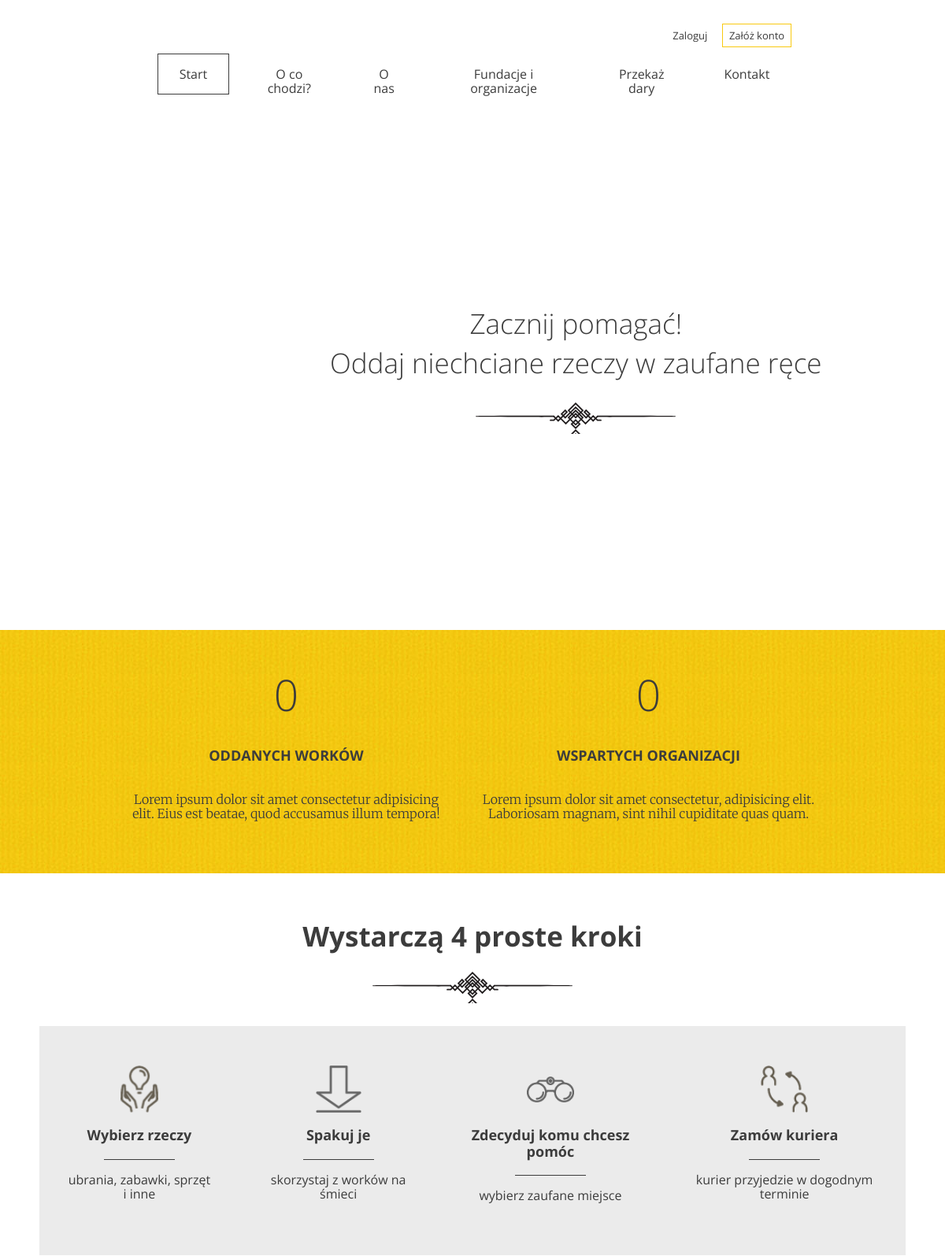
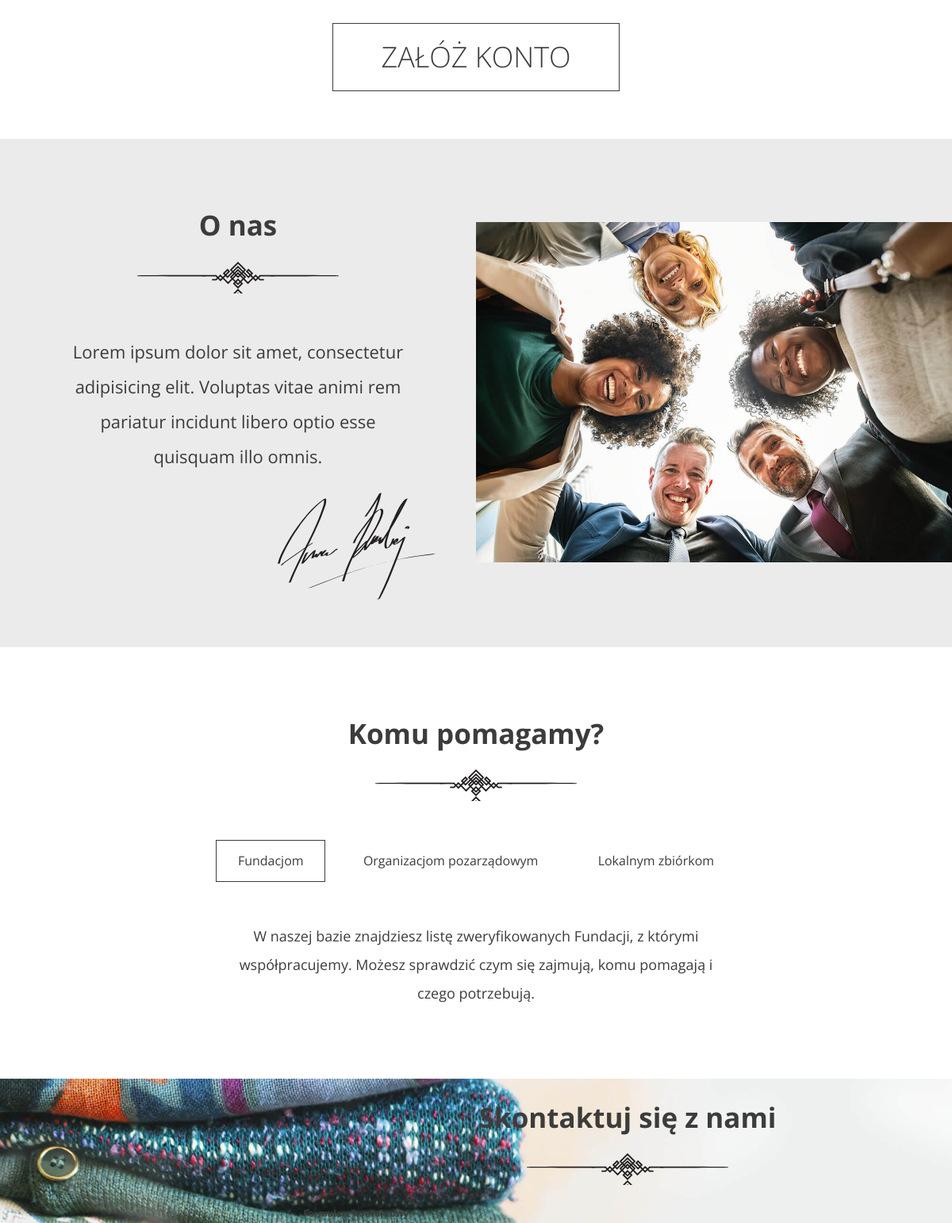
/ (upper part), run on an earlier commit of the app's database (2 pictures, top to bottom).
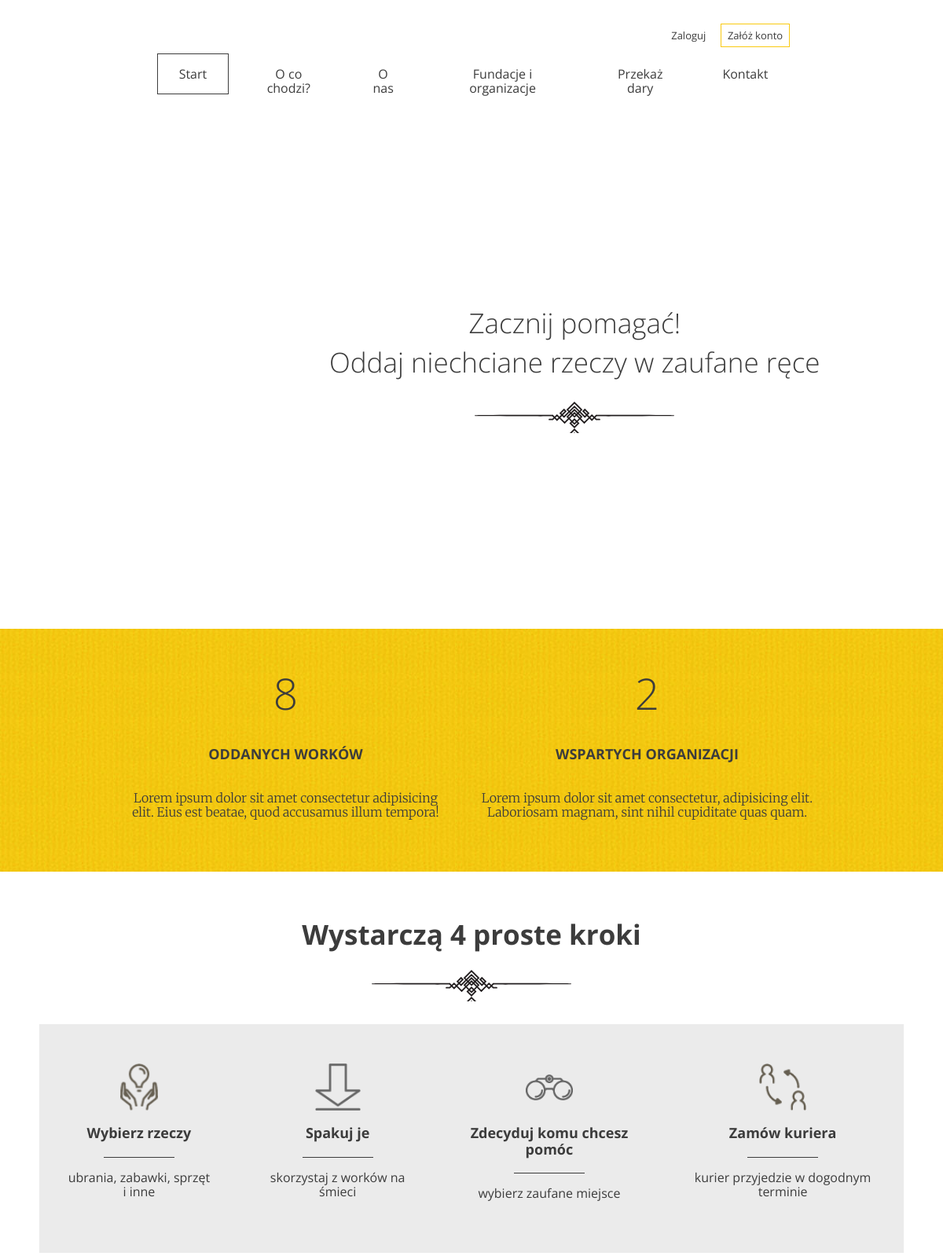
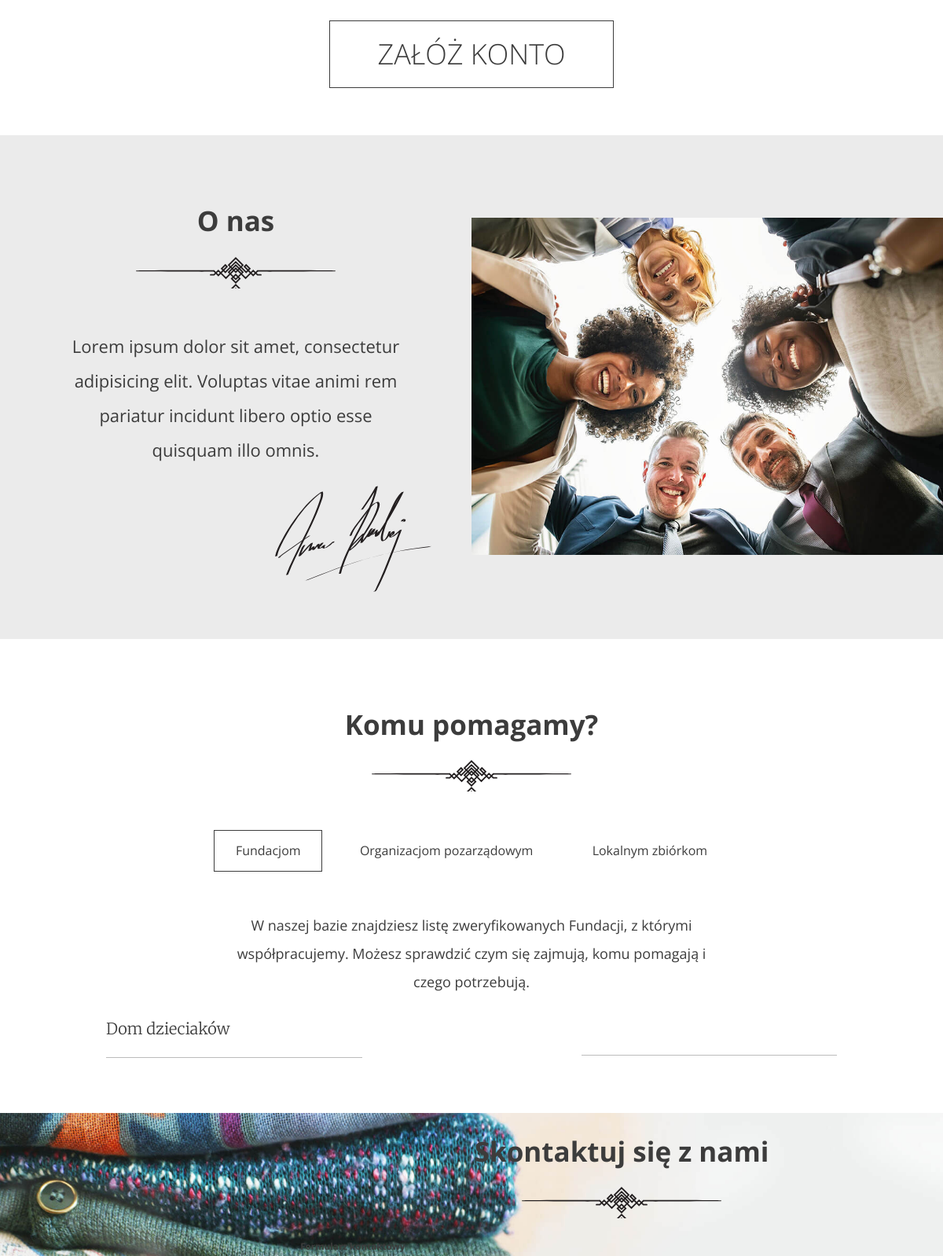
And on a later commit of the database (2 pictures, top to bottom).
### register_thing/models.py (models this page shows)
class Institution(models.Model):
    name = models.CharField(max_length=64)
    description = models.TextField()
    type = models.IntegerField(choices=TYPE_CHOICES, default=1)
    categories = models.ManyToManyField(Category, related_name='category')
    def get_categories(self):
        return ', '.join([c.name for c in self.categories.all()])

### register_thing/views.py (the view)
# urls.py: path('', HomeView.as_view(), name='home'),
class HomeView(View):
    def get(self, request):
        donations = Donation.objects.all()
        institutions_count = Institution.objects.all().count()
        sum_bugs = calculate_donations(donations)
        fundations = Institution.objects.filter(type=1)
        organizacje_pozarzadowe = Institution.objects.filter(type=2)
        zbiorki = Institution.objects.filter(type=3)
        context = {
            'sum_of_bugs': sum_bugs,
            'institutions_quantity': institutions_count,
            'organizacje_pozarzadowe': organizacje_pozarzadowe,
            'fundations': fundations,
            'zbiorki': zbiorki,
        }
        return render(request, 'app/index.html', context)

### register_thing/views.py (called while the page is built)
def calculate_donations(obj):
    summ = 0
    for donation in obj:
        summ += donation.quantity
    return summ

### register_thing/templates/app/index.html (shortened to what this page needs)
{% extends 'base.html' %}
{% load static %}
{% block body-content %}
    <section id="stats" class="stats">
      <div class="container container--85">
        <div class="stats--item">
          <em>{{ sum_of_bugs }}</em>
          <h3>Oddanych worków</h3>
          <p>Lorem ipsum dolor sit amet consectetur adipisicing elit. Eius est beatae, quod accusamus illum tempora!</p>
        </div>
        <div class="stats--item">
          <em>{{ institutions_quantity }}</em>
          <h3>Wspartych organizacji</h3>
          <p>Lorem ipsum dolor sit amet consectetur, adipisicing elit. Laboriosam magnam, sint nihil cupiditate quas quam.</p>
        </div>
      </div>
    </section>
    <section id="steps" class="steps">
      <h2>Wystarczą 4 proste kroki</h2>
      <div class="steps--container">
        <div class="steps--item">
          <span class="icon icon--hands"></span>
          <h3>Wybierz rzeczy</h3>
          <p>ubrania, zabawki, sprzęt i inne</p>
        </div>
        <div class="steps--item">
          <span class="icon icon--arrow"></span>
          <h3>Spakuj je</h3>
          <p>skorzystaj z worków na śmieci</p>
        </div>
        <div class="steps--item">
          <span class="icon icon--glasses"></span>
          <h3>Zdecyduj komu chcesz pomóc</h3>
          <p>wybierz zaufane miejsce</p>
        </div>
        <div class="steps--item">
          <span class="icon icon--courier"></span>
          <h3>Zamów kuriera</h3>
          <p>kurier przyjedzie w dogodnym terminie</p>
        </div>
      </div>
      <a href="#" class="btn btn--large">Załóż konto</a>
    </section>
    <section id="about-us" class="about-us">
      <div class="about-us--text">
        <h2>O nas</h2>
        <p>Lorem ipsum dolor sit amet, consectetur adipisicing elit. Voluptas vitae animi rem pariatur incidunt libero optio esse quisquam illo omnis.</p>
        <img src="{% static 'images/signature.svg' %}" class="about-us--text-signature" alt="Signature" />
      </div>
      <div class="about-us--image"><img src="{% static 'images/about-us.jpg' %}" alt="People in circle" /></div>
    </section>
     <section id="help" class="help">
      <h2>Komu pomagamy?</h2>
      <ul class="help--buttons">
        <li data-id="1"><a href="#" class="btn btn--without-border active">Fundacjom</a></li>
        <li data-id="2"><a href="#" class="btn btn--without-border">Organizacjom pozarządowym</a></li>
        <li data-id="3"><a href="#" class="btn btn--without-border">Lokalnym zbiórkom</a></li>
      </ul>
      <div class="help--slides active" data-id="1">
        <p>W naszej bazie znajdziesz listę zweryfikowanych Fundacji, z którymi współpracujemy. Możesz sprawdzić czym się zajmują, komu pomagają i czego potrzebują.</p>
        <ul class="help--slides-items">
          {% for i in fundations%}
          <li>
            <div class="col">
              <div class="title">{{ i.name }}</div>
            </div>
            <div class="col"><div class="text">{{ i.get_categories }}</div></div>
          </li>
          {% endfor %}
        </ul>
      </div>
    </section>
{% endblock body-content %}

### templates/base.html
<!DOCTYPE html>
<html lang="pl">
{% include 'header.html' %}
<body>
    {% block body-head %}
        {% if user.first_name %}
          {% include 'userlogin_header.html' %}
        {% else %}
          {% include 'landingpage_header.html' %}
        {% endif %}
    {% endblock body-head %}
    {% block body-content %}
    {% endblock body-content %}
</body>
{% block footer %}
{% include 'footer.html' %}
{% endblock footer %}
</html>

### templates/header.html (shortened to what this page needs)
{% load static %}
  <head>
    <link rel="stylesheet" href='{% static "css/style.css" %}' />
  </head>

### templates/landingpage_header.html
    <header class="header--main-page">
      <nav class="container container--70">
          <ul class="nav--actions">
            <li><a href='{% url "login" %}' class="btn btn--small btn--without-border">Zaloguj</a></li>
            <li><a href='{% url "register" %}' class="btn btn--small btn--highlighted">Załóż konto</a></li>
          </ul>
          <ul>
            <li><a href="" class="btn btn--without-border active">Start</a></li>
            <li><a href="#steps" class="btn btn--without-border">O co chodzi?</a></li>
            <li><a href="#about-us" class="btn btn--without-border">O nas</a></li>
            <li><a href="#help" class="btn btn--without-border">Fundacje i organizacje</a></li>
            <li><a href='{% url "form" %}' class="btn btn--without-border">Przekaż dary</a></li>
            <li><a href="#contact" class="btn btn--without-border">Kontakt</a></li>
          </ul>
      </nav>
      <div class="slogan container container--90">
        <div class="slogan--item">
          <h1>
            Zacznij pomagać!<br />
            Oddaj niechciane rzeczy w zaufane ręce
          </h1>
        </div>
      </div>
    </header>

### templates/footer.html (shortened to what this page needs)
{% load static %}
    <footer>
      <div class="#contact" >
        <h2><a id="contact" ></a>Skontaktuj się z nami</h2>
        <h3>Formularz kontaktowy</h3>
      </div>
    </footer>

What changed in the data, as far as the page shows it:
added Institution: name "Dom dzieciaków"
Also different on the page:
{{ sum_of_bugs }}: "0" → "8"
{{ institutions_quantity }}: "0" → "2"
